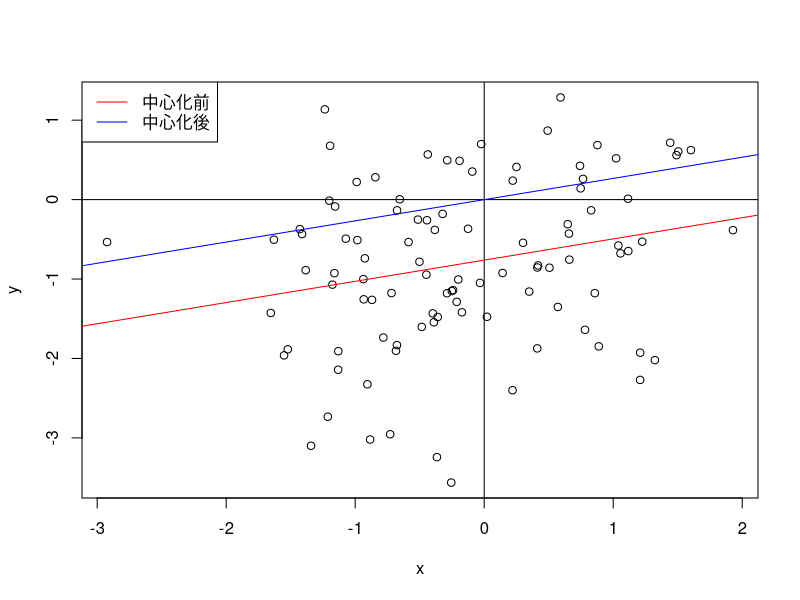

The R script that drew this image:
# Clear environment
rm(list = ls())

# Setting Japanese font (for MacOSX)
# par(family= "HiraKakuProN-W3")

# Chapter1 e.g.19
# 最小二乗法の切片と傾きを求める関数min_sq
min_sq <- function(x, y) {
  x_bar <- mean(x)
  y_bar <- mean(y)
  beta_1 <- sum((x - x_bar) * (y - y_bar)) / sum((x - x_bar)^2)
  beta_0 <- y_bar - beta_1 * x_bar
  return(list(a = beta_0, b = beta_1))
}

a <- rnorm(1); b <- rnorm(1) # 直線の係数をランダムに生成
N <- 100
x <- rnorm(N); y <- a * x + b + rnorm(N) # 直線の周りの点をランダムに生成
plot(x, y); abline(h = 0); abline(v = 0) # 点のプロット

min_sq_bf <- min_sq(x, y)
abline(min_sq_bf$a, min_sq_bf$b, col = "red") # 中心化前の直線

x <- x - mean(x); y <- y - mean(y) # 中心化
min_sq_af <- min_sq(x, y)
abline(min_sq_af$a, min_sq_af$b, col = "blue") # 中心化後の直線

legend("topleft", c("中心化前", "中心化後"),
       lty = 1,
       col = c("red", "blue")) # 凡例